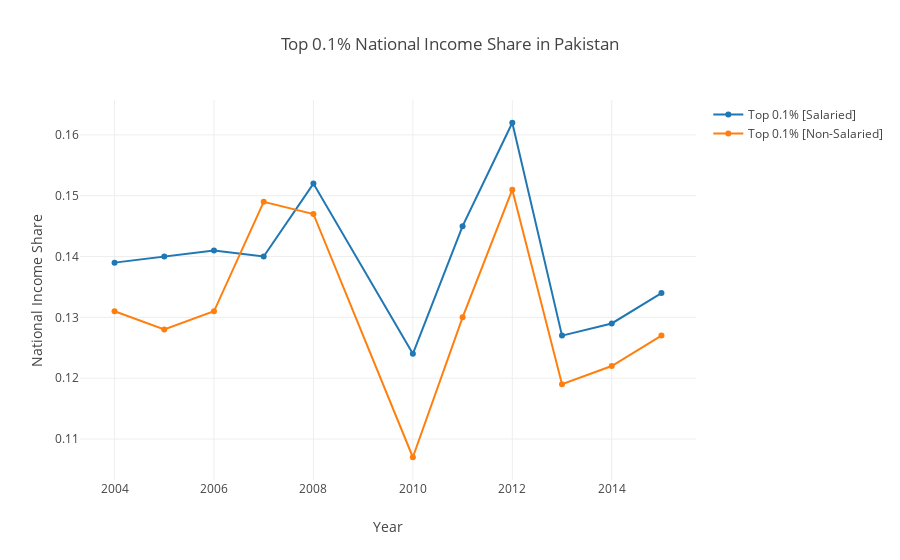

The notebook cell saved with this chart:
### Code cell
top_01_trace_salaried = go.Scatter(
    x = years,
    y = top_01_income_shares_salaried,
    name = "Top 0.1% [Salaried]"
)

top_01_trace_nonsalaried = go.Scatter(
    x = years,
    y = top_01_income_shares_nonsalaried,
    name = "Top 0.1% [Non-Salaried]"
)

layout = dict(title = 'Top 0.1% National Income Share in Pakistan',
              xaxis = dict(title = 'Year'),
              yaxis = dict(title = 'National Income Share'),
              )
data = [top_01_trace_salaried, top_01_trace_nonsalaried]
top01_share = plotly.offline.iplot({
    "data": data,
    "layout": layout
})
top01_share

### Figure 1 — Plotly figure (JSON) as saved in the notebook; plotly's stock layout.template omitted (floating-point values rounded to 4 significant figures)
{"data": [{"name": "Top 0.1% [Salaried]", "type": "scatter", "x": [2004, 2005, 2006, 2007, 2008, 2010, 2011, 2012, 2013, 2014, 2015], "y": [0.139, 0.14, 0.141, 0.14, 0.152, 0.124, 0.145, 0.162, 0.127, 0.129, 0.134]}, {"name": "Top 0.1% [Non-Salaried]", "type": "scatter", "x": [2004, 2005, 2006, 2007, 2008, 2010, 2011, 2012, 2013, 2014, 2015], "y": [0.131, 0.128, 0.131, 0.149, 0.147, 0.107, 0.13, 0.151, 0.119, 0.122, 0.127]}], "layout": {"title": "Top 0.1% National Income Share in Pakistan", "xaxis": {"title": "Year"}, "yaxis": {"title": "National Income Share"}}}
